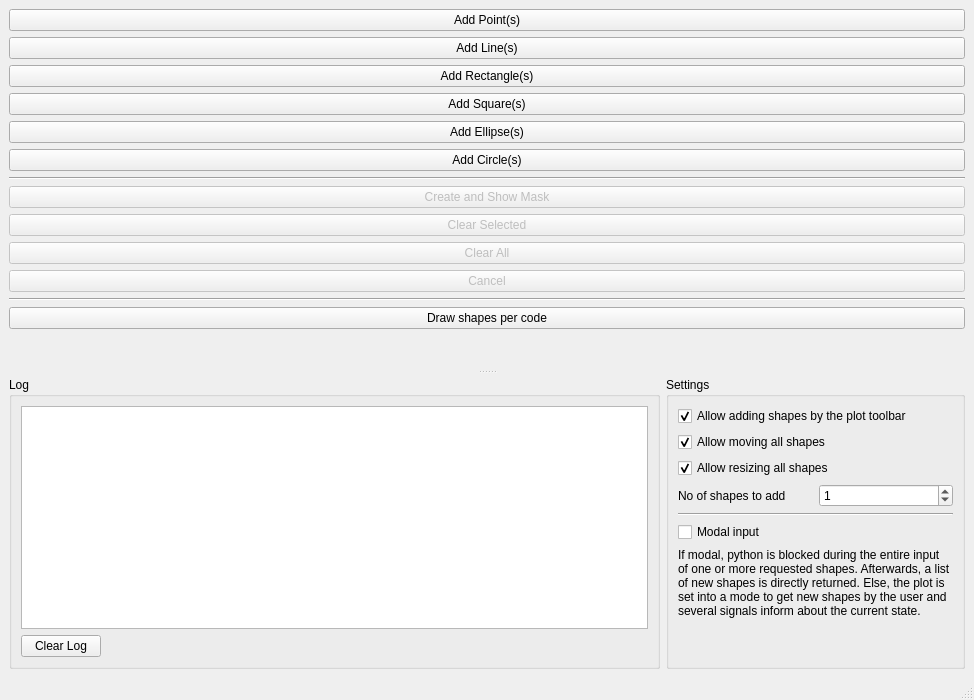
<?xml version="1.0" encoding="UTF-8"?>
<ui version="4.0">
 <class>MainWindow</class>
 <widget class="QMainWindow" name="MainWindow">
  <property name="geometry">
   <rect>
    <x>0</x>
    <y>0</y>
    <width>974</width>
    <height>700</height>
   </rect>
  </property>
  <property name="windowTitle">
   <string>Shape Demo</string>
  </property>
  <widget class="QWidget" name="centralwidget">
   <layout class="QHBoxLayout" name="horizontalLayout_5">
    <item>
     <widget class="QSplitter" name="splitter">
      <property name="orientation">
       <enum>Qt::Vertical</enum>
      </property>
      <property name="handleWidth">
       <number>10</number>
      </property>
      <widget class="QWidget" name="layoutWidget">
       <layout class="QHBoxLayout" name="horizontalLayout_4">
        <item>
         <widget class="Itom2dQwtPlot" name="plot">
          <property name="keepAspectRatio">
           <bool>true</bool>
          </property>
         </widget>
        </item>
        <item>
         <layout class="QVBoxLayout" name="verticalLayout_3">
          <item>
           <widget class="QPushButton" name="btnAddPoint">
            <property name="text">
             <string>Add Point(s)</string>
            </property>
           </widget>
          </item>
          <item>
           <widget class="QPushButton" name="btnAddLine">
            <property name="text">
             <string>Add Line(s)</string>
            </property>
           </widget>
          </item>
          <item>
           <widget class="QPushButton" name="btnAddRect">
            <property name="text">
             <string>Add Rectangle(s)</string>
            </property>
           </widget>
          </item>
          <item>
           <widget class="QPushButton" name="btnAddSquare">
            <property name="text">
             <string>Add Square(s)</string>
            </property>
           </widget>
          </item>
          <item>
           <widget class="QPushButton" name="btnAddEllipse">
            <property name="text">
             <string>Add Ellipse(s)</string>
            </property>
           </widget>
          </item>
          <item>
           <widget class="QPushButton" name="btnAddCircle">
            <property name="text">
             <string>Add Circle(s)</string>
            </property>
           </widget>
          </item>
          <item>
           <widget class="Line" name="line">
            <property name="orientation">
             <enum>Qt::Horizontal</enum>
            </property>
           </widget>
          </item>
          <item>
           <widget class="QPushButton" name="btnCreateAndShowMask">
            <property name="enabled">
             <bool>false</bool>
            </property>
            <property name="text">
             <string>Create and Show Mask</string>
            </property>
           </widget>
          </item>
          <item>
           <widget class="QPushButton" name="btnClearSelected">
            <property name="enabled">
             <bool>false</bool>
            </property>
            <property name="text">
             <string>Clear Selected</string>
            </property>
           </widget>
          </item>
          <item>
           <widget class="QPushButton" name="btnClearAll">
            <property name="enabled">
             <bool>false</bool>
            </property>
            <property name="text">
             <string>Clear All</string>
            </property>
           </widget>
          </item>
          <item>
           <widget class="QPushButton" name="btnCancel">
            <property name="enabled">
             <bool>false</bool>
            </property>
            <property name="text">
             <string>Cancel</string>
            </property>
           </widget>
          </item>
          <item>
           <widget class="Line" name="line_3">
            <property name="orientation">
             <enum>Qt::Horizontal</enum>
            </property>
           </widget>
          </item>
          <item>
           <widget class="QPushButton" name="btnDrawShapes">
            <property name="text">
             <string>Draw shapes per code</string>
            </property>
           </widget>
          </item>
          <item>
           <spacer name="verticalSpacer_2">
            <property name="orientation">
             <enum>Qt::Vertical</enum>
            </property>
            <property name="sizeHint" stdset="0">
             <size>
              <width>20</width>
              <height>40</height>
             </size>
            </property>
           </spacer>
          </item>
         </layout>
        </item>
       </layout>
      </widget>
      <widget class="QWidget" name="layoutWidget">
       <layout class="QHBoxLayout" name="horizontalLayout_2">
        <item>
         <widget class="QGroupBox" name="groupBox">
          <property name="title">
           <string>Log</string>
          </property>
          <layout class="QVBoxLayout" name="verticalLayout">
           <item>
            <widget class="QListWidget" name="listLog"/>
           </item>
           <item>
            <layout class="QHBoxLayout" name="horizontalLayout">
             <item>
              <widget class="QPushButton" name="btnClearLog">
               <property name="text">
                <string>Clear Log</string>
               </property>
              </widget>
             </item>
             <item>
              <spacer name="horizontalSpacer">
               <property name="orientation">
                <enum>Qt::Horizontal</enum>
               </property>
               <property name="sizeHint" stdset="0">
                <size>
                 <width>40</width>
                 <height>20</height>
                </size>
               </property>
              </spacer>
             </item>
            </layout>
           </item>
          </layout>
         </widget>
        </item>
        <item>
         <widget class="QGroupBox" name="groupBox_2">
          <property name="title">
           <string>Settings</string>
          </property>
          <layout class="QVBoxLayout" name="verticalLayout_2">
           <item>
            <widget class="QCheckBox" name="checkAllowToolbar">
             <property name="text">
              <string>Allow adding shapes by the plot toolbar</string>
             </property>
             <property name="checked">
              <bool>true</bool>
             </property>
            </widget>
           </item>
           <item>
            <widget class="QCheckBox" name="checkAllowMove">
             <property name="text">
              <string>Allow moving all shapes</string>
             </property>
             <property name="checked">
              <bool>true</bool>
             </property>
            </widget>
           </item>
           <item>
            <widget class="QCheckBox" name="checkAllowResize">
             <property name="text">
              <string>Allow resizing all shapes</string>
             </property>
             <property name="checked">
              <bool>true</bool>
             </property>
            </widget>
           </item>
           <item>
            <layout class="QHBoxLayout" name="horizontalLayout_3">
             <item>
              <widget class="QLabel" name="label">
               <property name="text">
                <string>No of shapes to add</string>
               </property>
              </widget>
             </item>
             <item>
              <widget class="QSpinBox" name="spinNoToAdd">
               <property name="toolTip">
                <string/>
               </property>
               <property name="value">
                <number>1</number>
               </property>
              </widget>
             </item>
            </layout>
           </item>
           <item>
            <widget class="Line" name="line_2">
             <property name="orientation">
              <enum>Qt::Horizontal</enum>
             </property>
            </widget>
           </item>
           <item>
            <widget class="QCheckBox" name="checkModalInput">
             <property name="text">
              <string>Modal input</string>
             </property>
            </widget>
           </item>
           <item>
            <widget class="QLabel" name="label_2">
             <property name="text">
              <string>If modal, python is blocked during the entire input of one or more requested shapes. Afterwards, a list of new shapes is directly returned. Else, the plot is set into a mode to get new shapes by the user and  several signals inform about the current state.</string>
             </property>
             <property name="wordWrap">
              <bool>true</bool>
             </property>
            </widget>
           </item>
           <item>
            <spacer name="verticalSpacer">
             <property name="orientation">
              <enum>Qt::Vertical</enum>
             </property>
             <property name="sizeHint" stdset="0">
              <size>
               <width>20</width>
               <height>40</height>
              </size>
             </property>
            </spacer>
           </item>
          </layout>
         </widget>
        </item>
       </layout>
      </widget>
     </widget>
    </item>
   </layout>
  </widget>
  <widget class="QMenuBar" name="menubar">
   <property name="geometry">
    <rect>
     <x>0</x>
     <y>0</y>
     <width>974</width>
     <height>21</height>
    </rect>
   </property>
  </widget>
  <widget class="QStatusBar" name="statusbar"/>
 </widget>
 <customwidgets>
  <customwidget>
   <class>Itom2dQwtPlot</class>
   <extends>QMainWindow</extends>
   <header>itom2dqwtplot.h</header>
  </customwidget>
 </customwidgets>
 <resources/>
 <connections/>
</ui>
